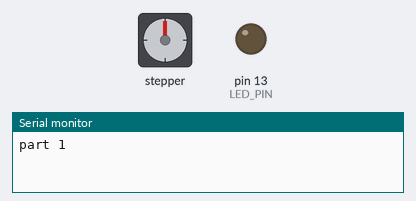
This sketch was run on a simulated Arduino Uno, built with avr-gcc and run on an emulated ATmega328P. Parts: stepper motor, output pins drawn as LEDs (lit = HIGH), the last lines printed to the serial monitor. Stepper angles assume 200 steps per turn.

Above: at 0.05 s.
At 1.5 s:
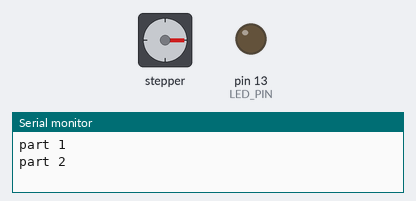
At 2.95 s:
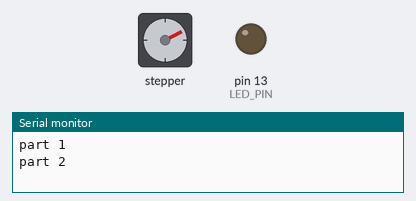
At 5.9 s:
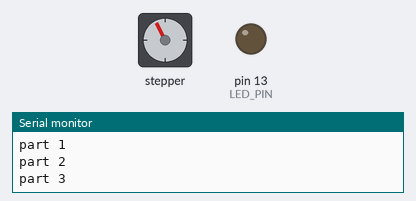
Timing chart, 0 to 10.5 s (numbered marks = the images above):
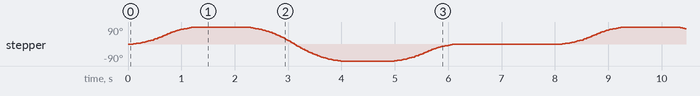

Measured:
- by itself, stepper: turns 90° clockwise in 1.1 s, then 180° counter-clockwise in 1.7 s, then 90° clockwise in 1.2 s, repeating every 8.0 s

The sketch:

stepperControllerTest3.ino
```cpp
//      ******************************************************************
//      *                                                                *
//      *       Using "absolute" moves to position a stepper motor       *
//      *                                                                *
//      *            S. Reifel & Co.                6/24/2018            *
//      *                                                                *
//      ******************************************************************


// This example is similar to Example 1 except that is uses "absolute"
// moves instead of "relative" ones.  Relative moves will use a coordinate
// system that is relative to the motor's current position.  Absolute moves
// use a coordinate system that is referenced to the original position of
// the motor when it is turned on.
//
// For example moving relative 200 steps, then another 200, then another
// 200 will turn 600 steps in total (and end up at an absolute position of
// 600).
//
// However issuing an absolute move to position 200 will rotate forward one
// rotation.  Then running the next absolute move to position 400 will turn
// just one more revolution in the same direction.  Finally moving to position 0
// will rotate backward two revolutions, back to the starting position.
//
//
// Documentation for this library can be found at:
//    https://github.com/Stan-Reifel/SpeedyStepper
//
//
// This library requires that your stepper motor be connected to the Arduino
// using drive electronics that has a "Step and Direction" interface.
// Examples of these are:
//
//    Pololu's DRV8825 Stepper Motor Driver Carrier:
//        https://www.pololu.com/product/2133
//
//    Pololu's A4988 Stepper Motor Driver Carrier:
//        https://www.pololu.com/product/2980
//
//    Sparkfun's Big Easy Driver:
//        https://www.sparkfun.com/products/12859
//
//    GeckoDrive G203V industrial controller:
//        https://www.geckodrive.com/g203v.html
//
// For all driver boards, it is VERY important that you set the motor
// current before running the example.  This is typically done by adjusting
// a potentiometer on the board.  Read the driver board's documentation to
// learn how.

// ***********************************************************************


#include <SpeedyStepper.h>


//
// pin assignments
//
const int LED_PIN = 13;
const int MOTOR_STEP_PIN = 2;
const int MOTOR_DIRECTION_PIN = 3;


//
// create the stepper motor object
//
SpeedyStepper stepper;


void setup()
{
  pinMode(LED_PIN, OUTPUT);
  Serial.begin(115200);
  stepper.connectToPins(MOTOR_STEP_PIN, MOTOR_DIRECTION_PIN);
}


void loop()
{
  //
  // Note 1: It is assumed that you are using a stepper motor with a
  // 1.8 degree step angle (which is 200 steps/revolution). This is the
  // most common type of stepper.
  //
  // Note 2: It is also assumed that your stepper driver board is
  // configured for 1x microstepping.
  //
  // It is OK if these assumptions are not correct, your motor will just
  // turn less than a full rotation when commanded to.
  //
  // Note 3: This example uses "absolute" motions, meaning the values
  // sent to the move commands use a coordinate system where 0 is the
  // initial position of the motor when it is first turned on.
  //

  //
  // set the speed and acceleration rates for the stepper motor
  //
  stepper.setSpeedInStepsPerSecond(1000);
  stepper.setAccelerationInStepsPerSecondPerSecond(100);

  Serial.println("part 1");

  //
  // Rotate the motor to position 200 (turning one revolution). This
  // function call will not return until the motion is complete.
  //
  stepper.moveToPositionInSteps(50);

  Serial.println("part 2");
  //
  // now that the rotation has finished, delay 1 second before starting
  // the next move
  //
  delay(1000);

  //
  // rotate to position 400 (turning just one revolution more since it is
  // already at position 200)
  //
  stepper.moveToPositionInSteps(-50);
  delay(1000);

  Serial.println("part 3");
  //
  // Now speedup the motor and return to it's home position of 0, resulting
  // in rotating backward two turns.  Note if you tell a stepper motor to go
  // faster than it can, it just stops.
  //
//   stepper.setSpeedInStepsPerSecond(250);
//   stepper.setAccelerationInStepsPerSecondPerSecond(800);
  stepper.moveToPositionInSteps(0);
  delay(2000);
  Serial.println("part 4");
}
```
